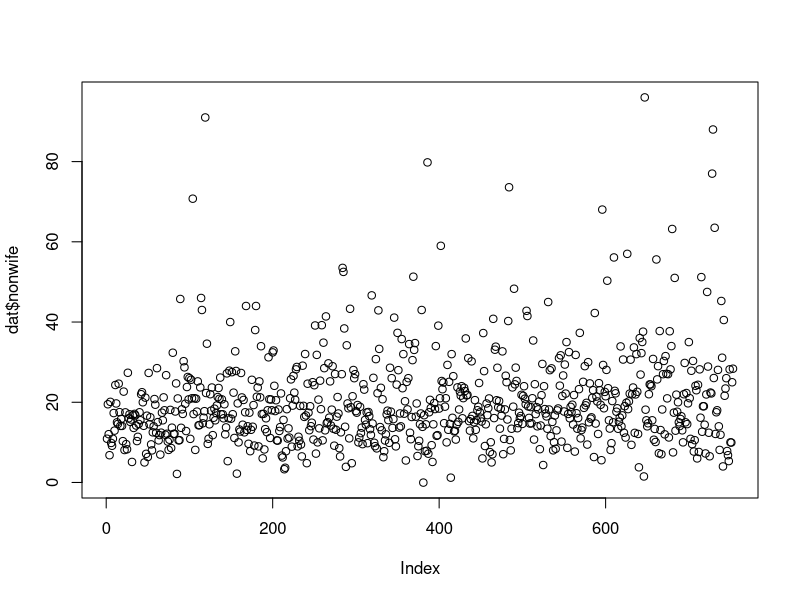
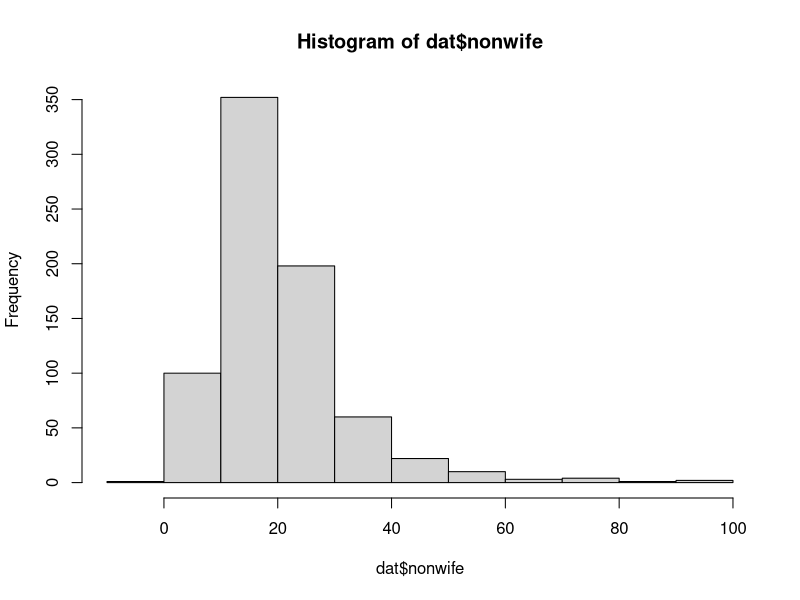
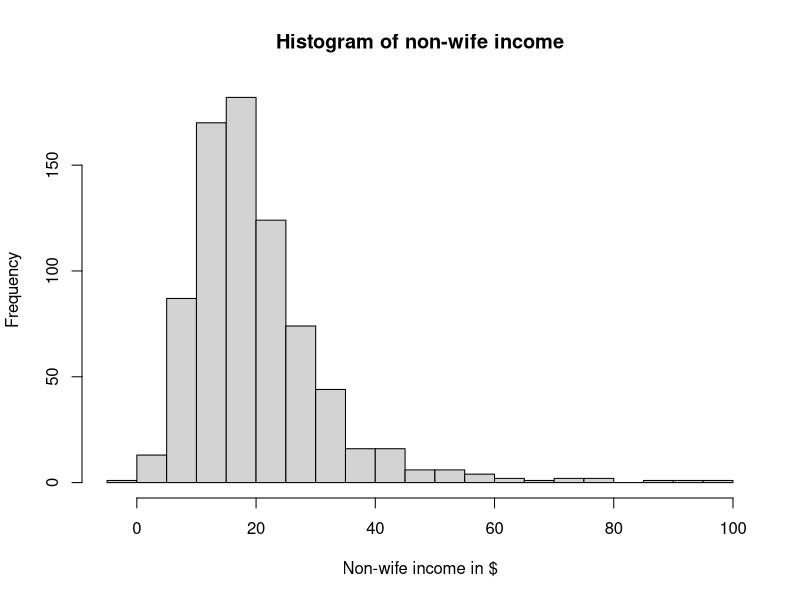
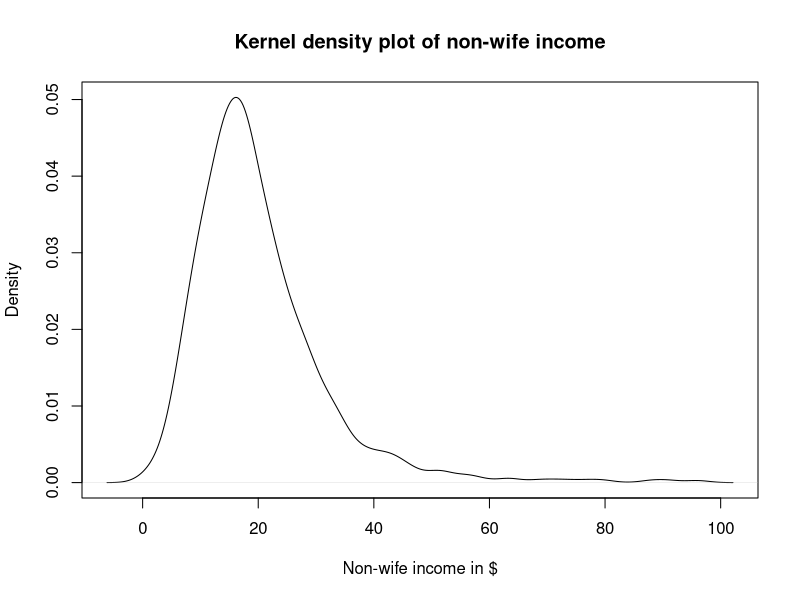
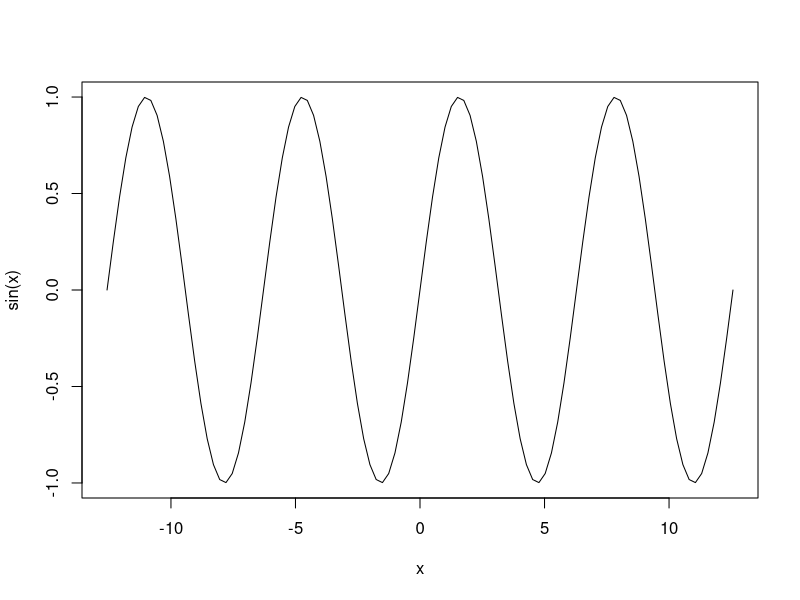
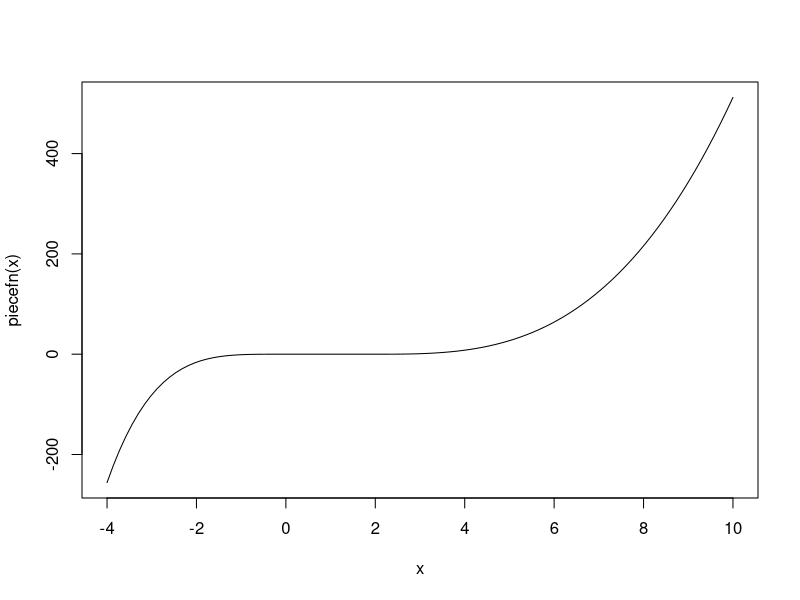
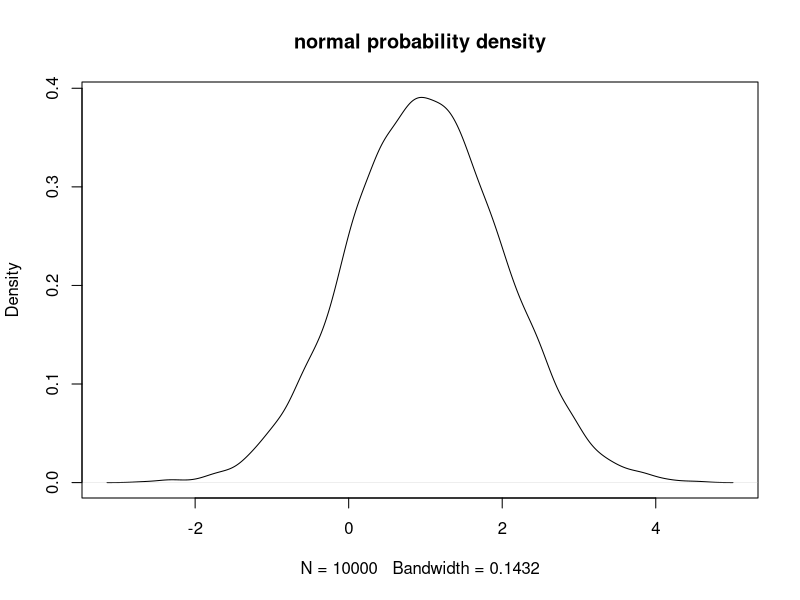
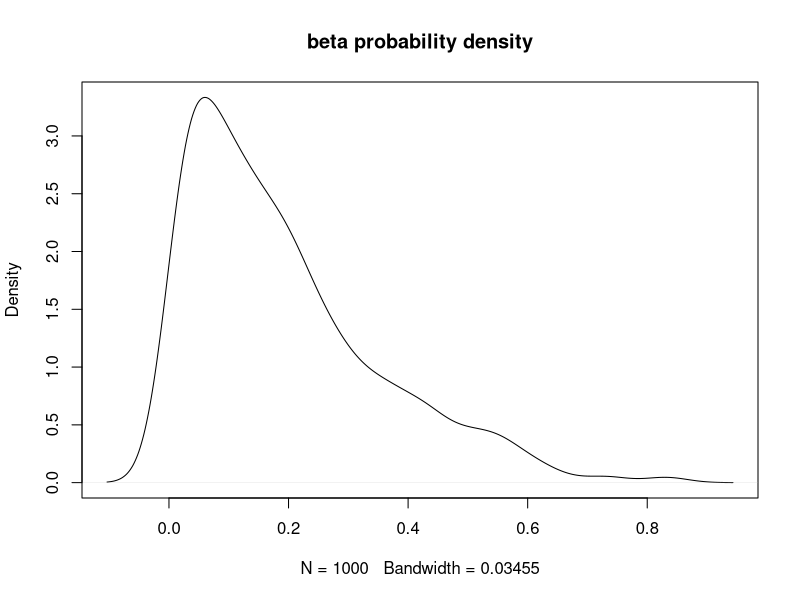

These figures' R source, in order:
#1.1_Basics_of_R

#============================================================================>
# To set working directory to the source file folder:
# Session -> Set working directory -> To Source file location
# setwd("~/Documents/Temple Courses/Spring 2019-R_Programming_Workshop")
#============================================================================>
## Creating, indexing, subsetting and operating vectors

# Create a vector using concatenation

z = 1 # assign a scalar value to z

v = c(0,1,7,-2) # create a vector v

w = c(1,3,-12,0) # create a vector w
#--------------------------------------------->
# Try arithmetic operations on the vectors and scalars
z + v
w + v
w*v
w/v

#--------------------------------------------->
# Index an element of a vector
w[2] # second element of w
w[10]
length(w)
#--------------------------------------------->
# Subset a vector
v[1:3] # first 3 elements of v
v[c(2,4)]

#============================================================================>
## Creating, indexing, subsetting and operating matrices

# Create a  2 x 2 matrix m

(m = matrix(c(3,-4.2,-7.1,0.95),nrow=2,ncol=2))
#--------------------------------------------->
# Fill matrix by rows; default is by column
(m = matrix(1:6, nrow=2, byrow=T))
#--------------------------------------------->
# Index 2 row
m[2,]
#--------------------------------------------->
# Index 3rd column
m[,3]
#--------------------------------------------->
# (2,3)'th element of the matrix m
m[2,3]
#--------------------------------------------->
# Arithmetic operations on Matrices
m-2

m/5
 #--------------------------------------------->
# Matrix multiplication: 
set.seed(40); M1 = matrix(runif(9),3,3); M1
set.seed(42); M2 = matrix(runif(9),3,3); M2
# Can you explain the above steps?

# M3 is the product of matrices M1 and M2
M3 = M1 %*% M2; M3
#--------------------------------------------->
# Transpose 
t(M1) # transpose of M1
#--------------------------------------------->
#determinant
det(M1) # determinant of M1
det(M2)
det(M3)
#--------------------------------------------->
# Matrix inverse
solve(M1)

#--------------------------------------------->
# Eigen values
(ev = eigen(M1))
ev$values
ev$vectors

#============================================================================>
## Creating, indexing, subsetting and operating lists
# Lists are a more flexible (than vectors and matrices) of storing objects in R

# create a vector of strings

s = c("Kofi","Kojo","Ziggy")

L = list(sc=z,v1=v,v2=w,m=m,M1=M1,M2=M2,M3=M3,s=s)
L
# Access elements of list L (either way works)
L$sc
L[[1]]

L$s
L[[8]]

L$M1
L[[5]]

#============================================================================>
## Loading data into R
# Let us load the .csv data from the working directory. This is the mroz data 
# is taken from the Jeffery Wooldridge's textbook website

dat<- read.csv("dat.csv",header = T,sep = " ")
names(dat); dim(dat) # check column names and dimension of matrix
nr = dim(dat)[[1]] # extract number of rows
nc = dim(dat)[[2]] # extract number of columns

#--------------------------------------------->
## Manipulating the data set
# create a matrix of two columns age and experience
xx = as.matrix(cbind(dat$age,dat$experience)) 

# split data set into two, even and odd-indexed rows
eI = (1:floor(nr/2))*2 # even indices; 
head(eI)
tail(eI)
#what is the function floor() doing?
eDat<- cbind(dat$y[eI],xx[eI,]) # subset even-indexed observations of y and xx
oDat<- cbind(dat$y[-eI],xx[-eI,]) # odd-indexed observations of y and xx
# NB: the negation of an index is all but those observations, odd indices in
# our case
summary(dat$y)
summary(xx)
#============================================================================>
## Plotting data in R

# simple scatter plot
plot(dat$nonwife)
#--------------------------------------------->
# plot a histogram
hist(dat$nonwife)
#--------------------------------------------->
# a histogram with 30 bins
hist(dat$nonwife, breaks=30, main = "Histogram of non-wife income",
     xlab = "Non-wife income in $")
# use "main = ", "xlab = ", "ylab = " to provide main title, label for the 
# horizontal axis and for the vertical axis respectively.
#--------------------------------------------->
# a kernel density plot (a continuous version of the histrogram)
plot(density(dat$nonwife),main = "Kernel density plot of non-wife income",
     xlab = "Non-wife income in $")
# only use kernel density plot if your variable is truly continuous
#--------------------------------------------->
# Function plots in R
curve(sin,-4*pi,4*pi)

#============================================================================>
## Logicals in R

# Logicals are useful mainly for verifying whether statements are true or 
# false

# Examples: 
# 1. Verify equality
2 == 3 # is 2 equal to 3? # Note == is logical, = assigns value to the LHS
2<3 # is 2 less than 3?
2>=3 # is 2 greater or equal to 3?
#--------------------------------------------->
which(w==0) # which element of vector w equals 0?
w[4] # extract the fourth element of w
which(v==12) # which element of vector v equals 12?
which(w%%2==0) #indices of even numbers in w
w[which(w%%2==0)] #even numbers in w
w[-which(w%%2==0)] #non-even numbers in w

#--------------------------------------------->
any(w< -1) # any element of w less than -1? NB. ensure space between < and -
w %in% v # is there any element of w in v?
all(w==v) # are vectors w and v exactly equal, i.e. element-wise?

#============================================================================>
## if/else statements

# These statements enable us to carry out a task only if conditions are 
#  satisfied.
i=3
if(w[i]<0){
  print(paste(w[i],"is a negative number"))
}else if(w[i]>0){
  print(paste(w[i],"is a positive number"))
}else{
  print(paste(w[i],"is neither positive nor negative"))
}

# change the value of i to other indices and see what happens

# a programme to print whether number is odd or even
i=3
if(w[i]%%2==0){
  print(paste(w[i],"is an even number"))
}else{
  print(paste(w[i],"is an odd number"))
}

#--------------------------------------------->
# To apply conditional execution to each element of a vector, use the function
# ifelse:

set.seed(333)
x = round(rnorm(10),2); head(x)
y = ifelse(x>0, 1, -1); head(y)
rbind(x,y) #row bind x and y


#============================================================================>
## Loops
# Loops enable a repetition of steps for a given number of times of until some
# condition is met

# for loop: suitable for a finite number of steps known before hand
sum = 0 #initialise sum
for (i in 1:10) sum = sum + i
sum
sum(1:10)

pr = 1
for(j in 1:10) pr = pr*j
pr
# Exercise: Can you run a for loop for a product of numbers 1 through 10?
#--------------------------------------------->
# For a slightly more complicated example, sum over only even numbers:
sum = 0
for (i in 1:10){ 
  if (i%%2 == 0) sum = sum + i
  } 
# the use of curly brackets for a loop is advisable if you have several steps
sum
#--------------------------------------------->
# while loop: suitable for a known stopping criterion but not the number of 
# steps

# We use a while loop to report how many steps it takes to get to position 
# greater than 10, and what that position is given random increments taken 
# from the normal distribution mean .5, standard deviation 1.
x=0
n=0
set.seed(333) 
# set seed when using random number generation for reproducibility of results
while (x <= 10) {
  n=n+1
  x=x+rnorm(1,mean=.5,sd=1)
  }

print(paste ("n = ", n, ", x = ",round(x,2) )) #print out results

#============================================================================>
## User defined functions in R

# Functions in R are key for executing tasks in an orderly way. They take input
# and give output.

# The general form of a function definition is
# f = function(x,y,...) expression involving x, y, ...
# The result of the function will be the last evaluated expression, unless 
# return() is called 

# Here’s a simple function that calculates the first three powers of a vector 
# and arranges the result as a matrix.
#--------------------------------------------->
powers = function(x) {
  matrix(c(x,x^2,x^3),nrow=length(x),ncol=3)
  }
vv = 1:5
powers(vv)
#--------------------------------------------->
# A Cobb-Douglas production function

CDP = function(K,L) (K^0.4) * (L^0.6)
# Example:
CDP(200,40)
# vary inputs and verify output

#--------------------------------------------->
# A function to compute OLS parameters
OLS<- function(y,x){
  N = length(y) #obtain number of observations
  y = matrix(y,ncol = 1) # a matrix of column length 1
  x = as.matrix(cbind(1,x)) # include 1's for the intercept term
  k=ncol(x) # number of parameters to estimate
  beta = solve(t(x)%*%x)%*%t(x)%*%y # obtain parameters (k x 1 vector)
  res = y - x%*%beta # compute residuals
  df = N - k  #degree of freedom
  sig = sum(res^2)/df #compute sigma squared
  varcov<- sig*solve(t(x)%*%x) # compute variance-covariance matrix
  m = matrix(NA,nrow = 4,ncol = k)
  m[c(1,2),] = rbind(t(beta),sqrt(diag(varcov)))
  t.stat = m[1,]/m[2,] # compute t statistics
  pval = 2*(1-pt(abs(t.stat),df)) #p values taken from the t distribution
  m[c(3,4), ] <- rbind(t.stat,pval)
  dimnames(m)[[1]]<- c("estimate", "std. error","t value","p value")
  # label the rows
  return(t(m)) # round final results to 4 decimal places
}

# Example: 
reg<-OLS(y=dat$nonwife,x=xx)
reg
round(reg,digits = 4) # round to 4 decimal places

# compare to the internal lm() R function
regI<- lm(dat$nonwife~xx)
summary(regI)

#--------------------------------------------->
# Write a log-likelihood function for the linear regression model with
# normally distributed errors

like<- function(y,x,pars){
  N = length(y) #obtain number of observations
  y = matrix(y,ncol = 1) # a matrix of column length 1
  x = as.matrix(cbind(1,x)) # include 1's for the intercept term
  k=ncol(x) # number of parameters to estimate
  np = length(pars) #obtain number of parameters (including sigma)
  beta = matrix(pars[-np],ncol = 1) #obtain column vector of parameters
  sig = pars[np]
  res<- y - x%*%beta
  ll = sum(dnorm(res,sd=sqrt(sig),log = T)) #obtain log joint likelihood
  return(ll)
}
# example:
like(y=dat$nonwife,x=xx,pars = c(rep(1,4)))
#return log likelihood value for parameter values of 1's

#--------------------------------------------->
# write and plot a piecewise function

piecefn<- function(x){
  if(x<0){
    y=-x^4
  }else if(x>2){
    y=(x-2)^3
  }else{
    y = 0
  }
  return(y)
}

piecefn=Vectorize(piecefn) # vectorize the function. why?
curve(piecefn,from = -4,to=10) #plot the curve
piecefn(-3)
piecefn(1)
piecefn(2.4)
#============================================================================>

## Generating random numbers in R
# Some times, we may want to obtain draws from a distribution or randomise
# certain operations. This can be done in a number of ways.

(x = runif(10)) # uniformly draw 10 numbers in the default interval [0,1]
# Repeat the above step a number of times. Are the numbers the same in each draw?
#--------------------------------------------->
# Now set seed to any number, say 40
set.seed(40) ; (x = runif(10))
# Repeat the above steps. What do you observe?
#--------------------------------------------->
# Make 10 000 draws from the normal distribution, mean 1, standard deviation 1
set.seed(40) ; x = rnorm(10000,mean=1,sd=1)
# Make a density plot
plot(density(x),main = "normal probability density")
#--------------------------------------------->
# Make 10 000 draws from the beta distribution
set.seed(40)
x = rbeta(1000,shape1 = 1, shape2 = 4)
plot(density(x),main = "beta probability density")

#============================================================================>
# Exercises:

# Randomly split the data set dat by rows into 3 parts




